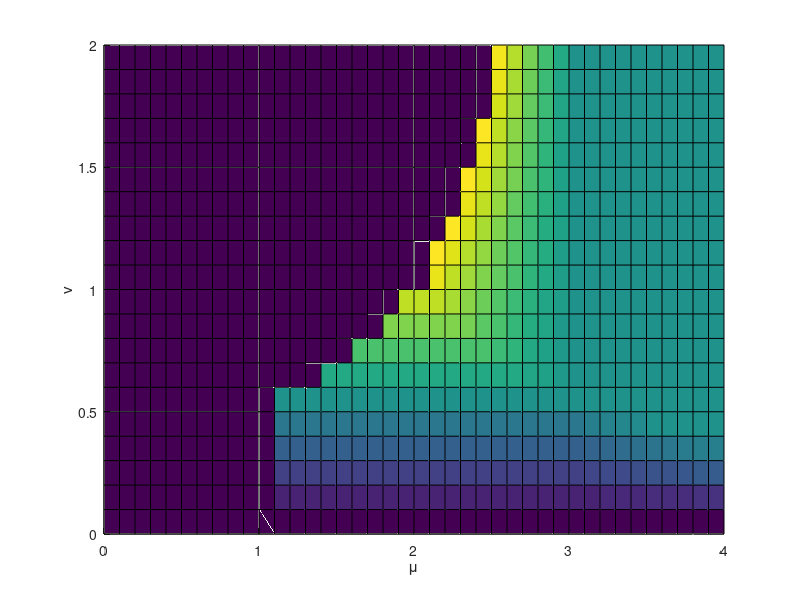

The MATLAB source for this figure:
% plot of gamma(mu,nu)

mu_space = 0:0.1:4;
nu_space = 0:0.1:2;

gamma = zeros(length(mu_space),length(nu_space));

for ii = 1:length(mu_space)
    for jj = 1:length(nu_space)
        mu = mu_space(ii);
        nu = nu_space(jj);
        muprime = mu - 1 + 1/nu;
        muprimenu = muprime*nu;
        smpn = muprimenu - 2*nu;
        if muprimenu >= 2
            if smpn >= 1
                gamma(ii,jj) = 1;
            elseif smpn < 1 && smpn > 0
                gamma(ii,jj) = 2 - smpn;
            end
        elseif muprimenu < 2 && muprimenu > 1
            if smpn >= 1
                gamma(ii,jj) = muprimenu - 1;
            elseif smpn < 1 && smpn > 0
                gamma(ii,jj) = 2*nu;
            end
        end
    end
end

figure; surf(mu_space,nu_space,gamma'); view([0 0 90]);
%set(gca,'Xlim',[2 4],'Ylim',[0 2]);
xlabel('\mu'); ylabel('\nu');
